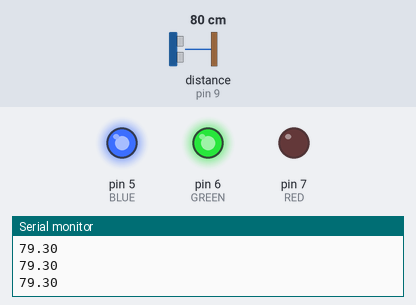
Simulated run of this sketch. Board: Arduino Uno, built with avr-gcc and run on an emulated ATmega328P. On the bench: output pins drawn as LEDs (lit = HIGH), the last lines printed to the serial monitor. Wiring (inferred from the names in the program): ultrasonic range finder: trigger pin 10; echo pin 9. Inputs (shaded band) come from the test bench; at power-on: distance to the obstacle (sensor on pin 9) 80 cm. The echo pulse lasts 58.3 µs per cm; pins used as bus, display or sensor lines are not drawn.

Above: at 1.2 s.
1.3 s: distance to the obstacle (sensor on pin 9) set to 12 cm
2.8 s: distance to the obstacle (sensor on pin 9) set to 9 cm
At 3.8 s:
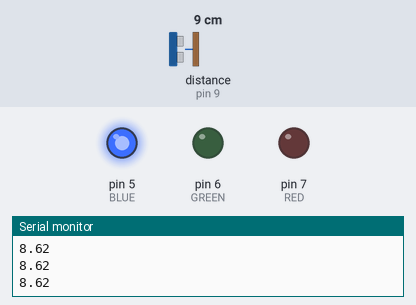
4.3 s: distance to the obstacle (sensor on pin 9) set to 7 cm
5.8 s: distance to the obstacle (sensor on pin 9) set to 4 cm
At 7.0 s:
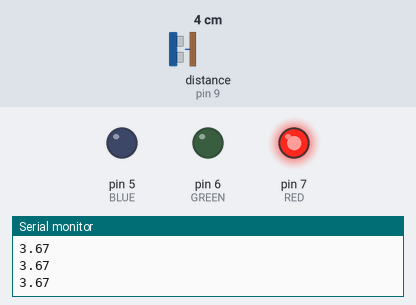
7.3 s: distance to the obstacle (sensor on pin 9) set to 18 cm
At 8.4 s:
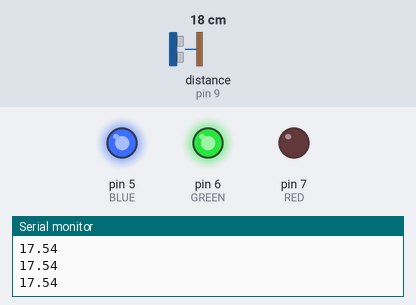
8.8 s: distance to the obstacle (sensor on pin 9) set to 2 cm
At 9.5 s:
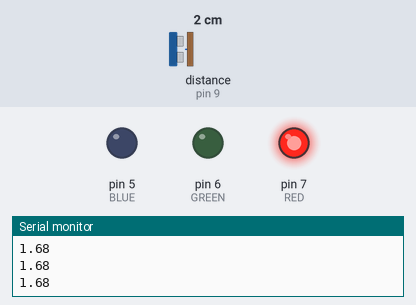
Timing chart, 0 to 11.3 s (numbered marks = the images above; inputs shaded):
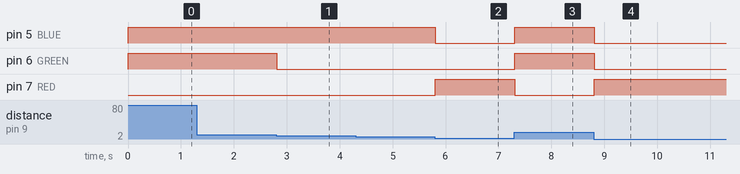

Measured:
- the behaviour switches between 11 and 10 cm on distance to the obstacle (sensor on pin 9) (found by bisection; images 0 and 1)
- the behaviour switches between 6 and 5 cm on distance to the obstacle (sensor on pin 9) (found by bisection; images 1 and 2)
- after the input at 2.8 s, pin 6 (GREEN): HIGH → LOW at once
- after the input at 5.8 s, pin 5 (BLUE): HIGH → LOW at once; pin 7 (RED): LOW → HIGH at once
- after the input at 7.3 s, pin 5 (BLUE), pin 6 (GREEN): LOW → HIGH at once; pin 7 (RED): HIGH → LOW at once
- after the input at 8.8 s, pin 5 (BLUE), pin 6 (GREEN): HIGH → LOW at once; pin 7 (RED): LOW → HIGH at once

The sketch:

ultrasonic_led.ino
```cpp
const int TRIG = 10;
const int ECHO = 9;
const int RED = 7;
const int GREEN = 6;
const int BLUE = 5;

void setup()
{
  Serial.begin(9600);
  pinMode(TRIG,OUTPUT);
  pinMode(ECHO,INPUT);
  pinMode(RED,OUTPUT);
  pinMode(GREEN,OUTPUT);
  pinMode(BLUE,OUTPUT);

}

void loop()
{
  digitalWrite(TRIG,LOW);
  delayMicroseconds(2);
  digitalWrite(TRIG,HIGH);
  delayMicroseconds(10);
  digitalWrite(TRIG,LOW);

  double duration = pulseIn(ECHO, HIGH);
  double cm = duration * 340 / 10000 / 2;

  Serial.println(cm);

  if (cm<5){
    digitalWrite(RED, HIGH);
    digitalWrite(BLUE, LOW);
    digitalWrite(GREEN, LOW);
    }
  else if (cm<10){
    digitalWrite(RED, LOW);
    digitalWrite(GREEN, LOW);
    digitalWrite(BLUE, HIGH);
    }
  else {
    digitalWrite(RED, LOW);
    digitalWrite(GREEN, HIGH);
    digitalWrite(BLUE, HIGH);
    }
}
```
